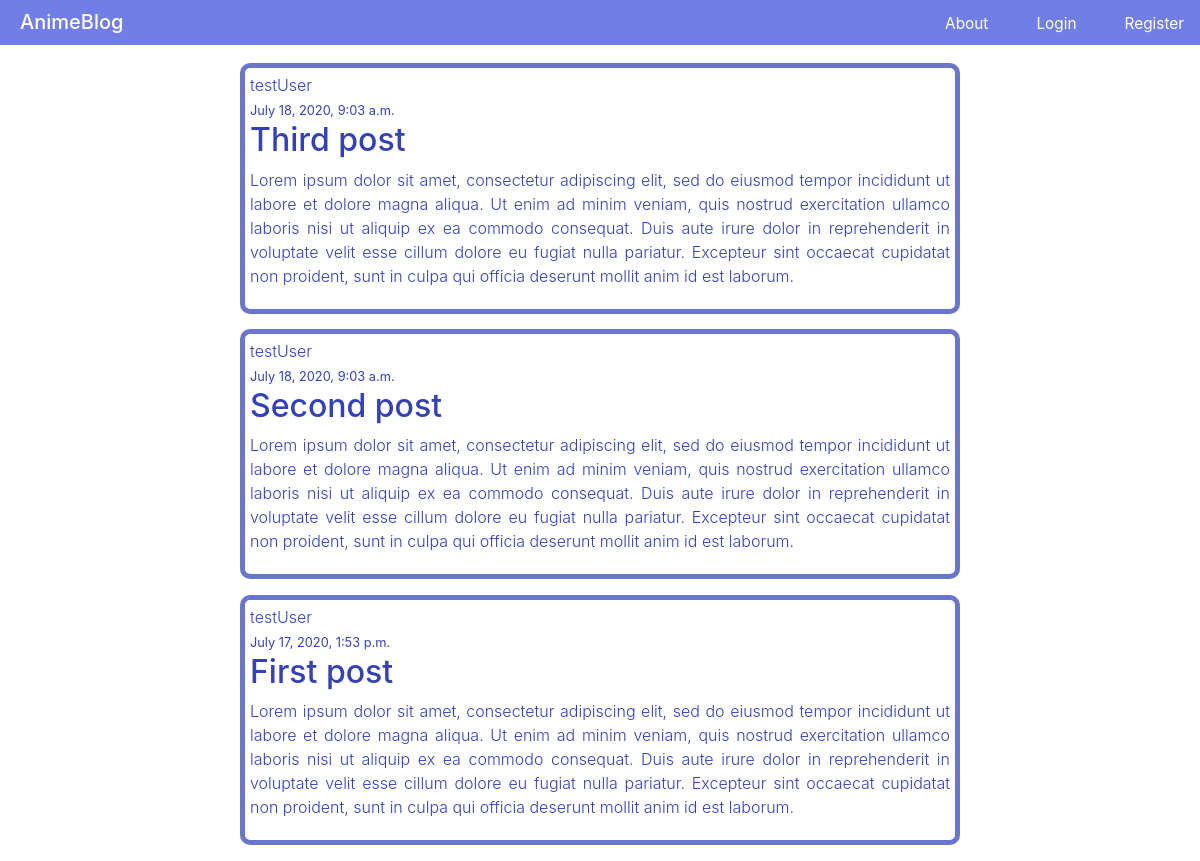
The page /blog/ on the database as committed earlier.
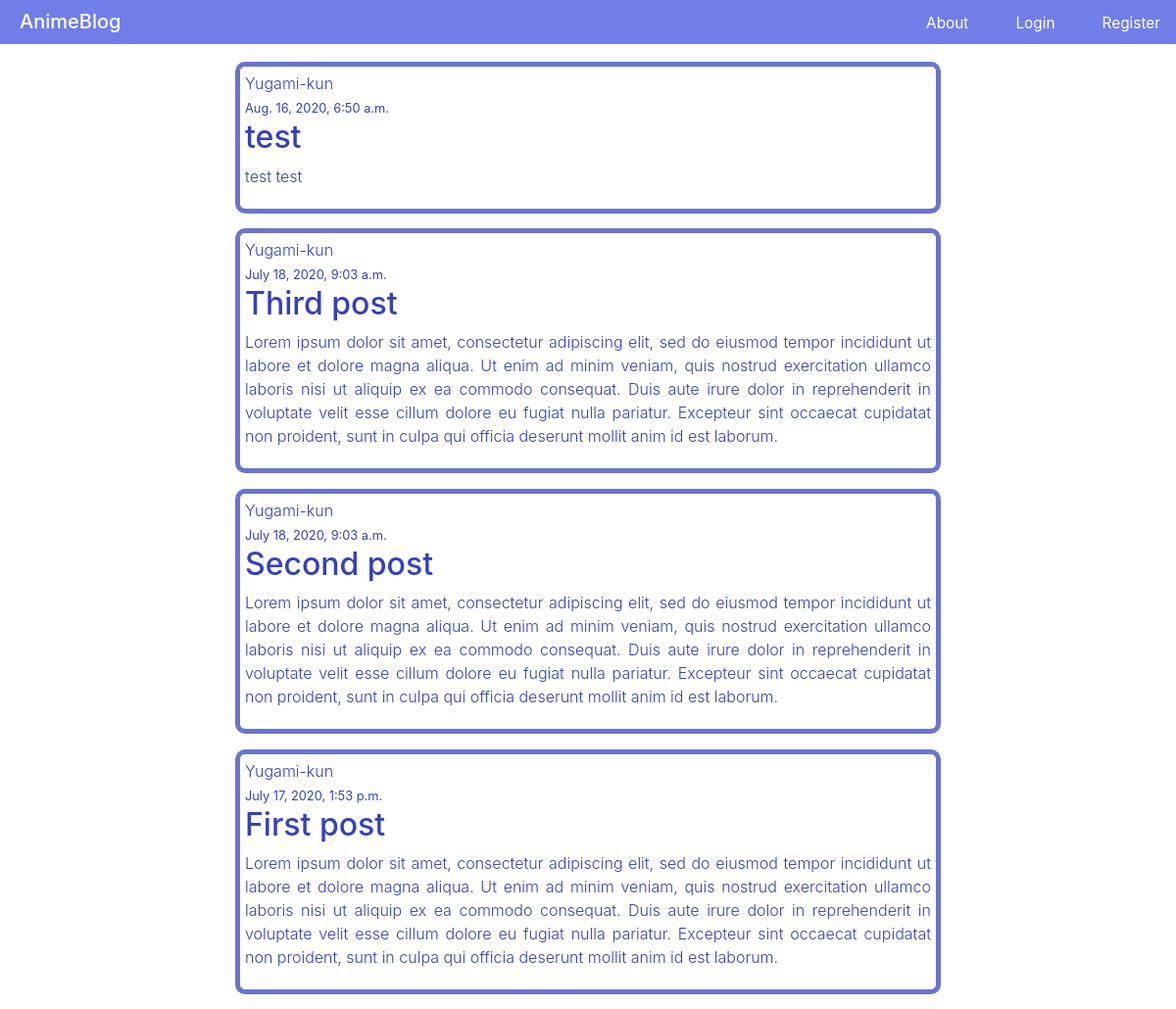
The same page on the database as committed later.
### blog/models.py (models this page shows, shortened)
class post(models.Model):
    title = models.CharField(max_length=200)
    content = models.CharField(max_length=500)
    pub_date = models.DateTimeField(default=timezone.now)
    author = models.ForeignKey(User, on_delete=models.CASCADE)

### blog/views.py (the view)
# urls.py: path('',PostListView.as_view(), name = 'blog-home'),
class PostListView(ListView):
    model =  post
    template_name = 'blog/home.html'
    context_object_name = "posts"
    ordering = ["-pub_date"]
    paginate_by = 4

### blog/templates/blog/home.html (shortened to what this page needs)
{% extends 'blog/base.html' %}
{% block content %}
<main>
<br>
{% for post in posts %}
    <article class="article-content" >
            <div class="mr-2" > {{ post.author }} </div>
            <small> {{ post.pub_date }}</small>
            <h2>{{ post.title }} </h2>
            <p > {{ post.content }}</p>
            </article>
        {% endfor %}
{% endblock %}

### blog/templates/blog/base.html (shortened to what this page needs)
{% load static %}
<!DOCTYPE html>
<html lang="en">
<head>
    <link rel="stylesheet" href="https://maxcdn.bootstrapcdn.com/bootstrap/4.0.0/css/bootstrap.min.css">
</head>
<body style="background-image:url("static/bg-img.JPG")">
    {% include 'blog/navbar.html' %}
    <br>
    {% block content %}{% endblock %}
</body>
</html>

### blog/templates/blog/navbar.html (shortened to what this page needs)
<header>
<h5 class="logo" ><a class="" href="{% url 'blog:blog-home' %}">AnimeBlog</a></h5>
<nav role="navigation"  >
<ul >
<li class="nav-item"><a class="nav-link" href="{% url 'blog:blog-about' %}"><small>About</small></a></li>
{% if user.is_authenticated %}
<li class="nav-item"><a class="nav-link" href="{% url 'profile'%}"><small>Profile</small></a></li>
<li class="nav-item"><a class="nav-link" href="{% url 'logout'%}"><span class="last-nav"><small>Logout</small></a></li>
{% else %}
<li class="nav-item"><a class="nav-link" href="{% url 'login'%}"><small>Login</small></a></li>
<li class="nav-item"><a class="nav-link" href="{% url 'register'%}"> <small>Register<small></a></li>
{% endif %}
</ul>
</nav>
</header>
<br>

### blog/templates/blog/style.html (style rules this page uses)
:root { --background: #727ee8; }
header { background: var(--background); position:fixed; text-align: center; z-index: 999; width:100%; color:White; }
body { margin: 0px; background-color:white; }
nav { list-style-type: none; margin: 0; padding: 0; overflow: hidden; background-color: #727ee8; width: 100%; height: auto; position: absolute; top : 100%; text-align:left; left:0; transform: scale(1,0); transform-origin:top; transition: transform 400ms ease-in-out; }
.logo a { color:white; }
nav ul { margin: 0; padding:0; list-style:none; }
nav li { margin-bottom: 1em; margin-left: 1em; width: 0%; }
nav a { color:white; text-decoration: none; font-size: 1.2rem; background:var(--background); opacity: 0; transition: opacity 150ms ease-in-out; }
.nav-link { color: white; }
@media screen and (min-width: 800px) { header { display: grid; grid-template-columns: 1fr auto minmax(600px,1fr); } }
@media screen and (min-width: 800px) { .logo { display: flex; align-items: center; margin-left: 1em; margin-top:7px; } }
@media screen and (min-width: 800px) { nav { all:unset; grid-column:3/4; display: flex; justify-content: flex-end; align-items: center; } }
@media screen and (min-width: 800px) { nav a { opacity: 1; } }
@media screen and (min-width: 800px) { nav ul { display: flex; } }
@media screen and (min-width: 800px) { nav li { margin-left: 1em; margin-bottom: 0; width: 100%; } }
@media screen and (min-width: 800px) { .article-content { width: 60%; font-size: medium; } }
.article-content { color: #3441bb !important; padding: 5px; border: 5px solid #3442bbba; border-radius: 10px; display: block; max-width: 85%; margin: 0 auto; height: auto; text-decoration: dotted; font-weight: 300; text-align: justify; background-color: white; }

Rows that differ between the two databases and show on the page:
added post: author "Yugami-kun", pub_date "Aug. 16, 2020, 6:50 a.m.", title "test", content "test test"
changed through a linked row, post "Third post": author "testUser" → "Yugami-kun"
changed through a linked row, post "Second post": author "testUser" → "Yugami-kun"
changed through a linked row, post "First post": author "testUser" → "Yugami-kun"
